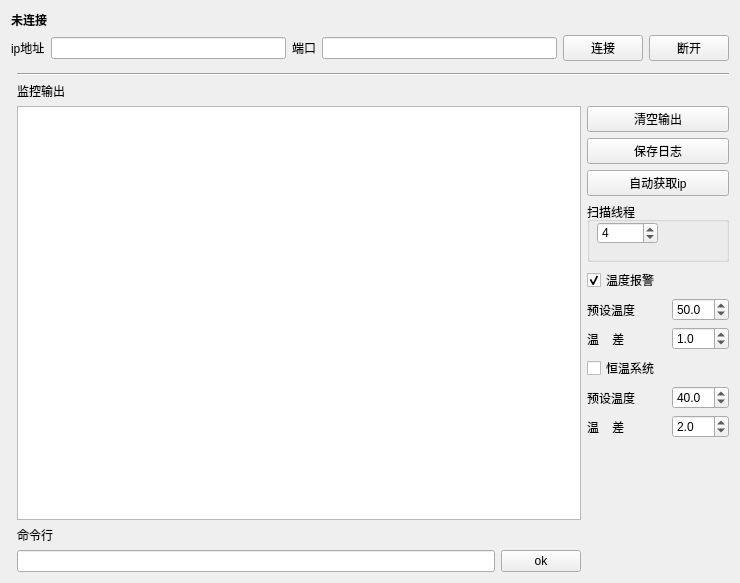
<?xml version="1.0" encoding="UTF-8"?>
<ui version="4.0">
 <class>Form</class>
 <widget class="QWidget" name="Form">
  <property name="geometry">
   <rect>
    <x>0</x>
    <y>0</y>
    <width>740</width>
    <height>583</height>
   </rect>
  </property>
  <property name="windowTitle">
   <string>Max90614</string>
  </property>
  <layout class="QGridLayout" name="gridLayout_2">
   <item row="0" column="0" colspan="2">
    <widget class="QLabel" name="status_label">
     <property name="sizePolicy">
      <sizepolicy hsizetype="Minimum" vsizetype="Fixed">
       <horstretch>0</horstretch>
       <verstretch>0</verstretch>
      </sizepolicy>
     </property>
     <property name="maximumSize">
      <size>
       <width>16777215</width>
       <height>25</height>
      </size>
     </property>
     <property name="font">
      <font>
       <weight>75</weight>
       <bold>true</bold>
      </font>
     </property>
     <property name="text">
      <string>未连接</string>
     </property>
     <property name="alignment">
      <set>Qt::AlignLeading|Qt::AlignLeft|Qt::AlignTop</set>
     </property>
    </widget>
   </item>
   <item row="1" column="0" colspan="4">
    <layout class="QHBoxLayout" name="horizontalLayout">
     <item>
      <widget class="QLabel" name="ip_label">
       <property name="sizePolicy">
        <sizepolicy hsizetype="Fixed" vsizetype="Fixed">
         <horstretch>0</horstretch>
         <verstretch>0</verstretch>
        </sizepolicy>
       </property>
       <property name="text">
        <string>ip地址</string>
       </property>
       <property name="alignment">
        <set>Qt::AlignLeading|Qt::AlignLeft|Qt::AlignTop</set>
       </property>
      </widget>
     </item>
     <item>
      <widget class="QLineEdit" name="ip_lineEdit">
       <property name="sizePolicy">
        <sizepolicy hsizetype="Expanding" vsizetype="Fixed">
         <horstretch>0</horstretch>
         <verstretch>0</verstretch>
        </sizepolicy>
       </property>
       <property name="alignment">
        <set>Qt::AlignLeading|Qt::AlignLeft|Qt::AlignTop</set>
       </property>
      </widget>
     </item>
     <item>
      <widget class="QLabel" name="port_label">
       <property name="sizePolicy">
        <sizepolicy hsizetype="Minimum" vsizetype="Fixed">
         <horstretch>0</horstretch>
         <verstretch>0</verstretch>
        </sizepolicy>
       </property>
       <property name="text">
        <string>端口</string>
       </property>
       <property name="alignment">
        <set>Qt::AlignLeading|Qt::AlignLeft|Qt::AlignTop</set>
       </property>
      </widget>
     </item>
     <item>
      <widget class="QLineEdit" name="port_lineEdit">
       <property name="alignment">
        <set>Qt::AlignLeading|Qt::AlignLeft|Qt::AlignTop</set>
       </property>
      </widget>
     </item>
     <item>
      <widget class="QPushButton" name="connect_pushButton">
       <property name="text">
        <string>连接</string>
       </property>
      </widget>
     </item>
     <item>
      <widget class="QPushButton" name="close_pushButton">
       <property name="text">
        <string>断开</string>
       </property>
      </widget>
     </item>
    </layout>
   </item>
   <item row="2" column="0" rowspan="2" colspan="2">
    <spacer name="verticalSpacer">
     <property name="orientation">
      <enum>Qt::Vertical</enum>
     </property>
     <property name="sizeType">
      <enum>QSizePolicy::Fixed</enum>
     </property>
     <property name="sizeHint" stdset="0">
      <size>
       <width>20</width>
       <height>5</height>
      </size>
     </property>
    </spacer>
   </item>
   <item row="3" column="1" colspan="3">
    <widget class="Line" name="line">
     <property name="sizePolicy">
      <sizepolicy hsizetype="Expanding" vsizetype="Fixed">
       <horstretch>0</horstretch>
       <verstretch>0</verstretch>
      </sizepolicy>
     </property>
     <property name="orientation">
      <enum>Qt::Horizontal</enum>
     </property>
    </widget>
   </item>
   <item row="4" column="1">
    <widget class="QLabel" name="output_label">
     <property name="text">
      <string>监控输出</string>
     </property>
    </widget>
   </item>
   <item row="5" column="1" rowspan="2" colspan="2">
    <widget class="QTextEdit" name="output_textEdit">
     <property name="readOnly">
      <bool>true</bool>
     </property>
    </widget>
   </item>
   <item row="5" column="3">
    <layout class="QVBoxLayout" name="verticalLayout">
     <item>
      <widget class="QPushButton" name="clear_pushButton">
       <property name="text">
        <string>清空输出</string>
       </property>
      </widget>
     </item>
     <item>
      <widget class="QPushButton" name="save_pushButton">
       <property name="text">
        <string>保存日志</string>
       </property>
      </widget>
     </item>
     <item>
      <widget class="QPushButton" name="auto_ip_pushButton">
       <property name="text">
        <string>自动获取ip</string>
       </property>
      </widget>
     </item>
     <item>
      <widget class="QGroupBox" name="groupBox">
       <property name="sizePolicy">
        <sizepolicy hsizetype="Preferred" vsizetype="Fixed">
         <horstretch>0</horstretch>
         <verstretch>0</verstretch>
        </sizepolicy>
       </property>
       <property name="minimumSize">
        <size>
         <width>0</width>
         <height>60</height>
        </size>
       </property>
       <property name="title">
        <string>扫描线程</string>
       </property>
       <widget class="QSpinBox" name="threading_spinBox">
        <property name="geometry">
         <rect>
          <x>10</x>
          <y>20</y>
          <width>61</width>
          <height>22</height>
         </rect>
        </property>
        <property name="value">
         <number>4</number>
        </property>
       </widget>
      </widget>
     </item>
    </layout>
   </item>
   <item row="6" column="3">
    <layout class="QGridLayout" name="gridLayout">
     <item row="6" column="0">
      <spacer name="verticalSpacer_2">
       <property name="orientation">
        <enum>Qt::Vertical</enum>
       </property>
       <property name="sizeHint" stdset="0">
        <size>
         <width>20</width>
         <height>40</height>
        </size>
       </property>
      </spacer>
     </item>
     <item row="1" column="2">
      <widget class="QDoubleSpinBox" name="warn_pre_doubleSpinBox">
       <property name="decimals">
        <number>1</number>
       </property>
       <property name="minimum">
        <double>-20.000000000000000</double>
       </property>
       <property name="maximum">
        <double>200.000000000000000</double>
       </property>
       <property name="singleStep">
        <double>1.000000000000000</double>
       </property>
       <property name="value">
        <double>50.000000000000000</double>
       </property>
      </widget>
     </item>
     <item row="2" column="0" colspan="2">
      <widget class="QLabel" name="label_3">
       <property name="text">
        <string>温    差</string>
       </property>
      </widget>
     </item>
     <item row="4" column="2">
      <widget class="QDoubleSpinBox" name="warm_pre_doubleSpinBox">
       <property name="decimals">
        <number>1</number>
       </property>
       <property name="minimum">
        <double>-20.000000000000000</double>
       </property>
       <property name="maximum">
        <double>200.000000000000000</double>
       </property>
       <property name="value">
        <double>40.000000000000000</double>
       </property>
      </widget>
     </item>
     <item row="5" column="2">
      <widget class="QDoubleSpinBox" name="warm_dis_doubleSpinBox">
       <property name="decimals">
        <number>1</number>
       </property>
       <property name="maximum">
        <double>100.000000000000000</double>
       </property>
       <property name="value">
        <double>2.000000000000000</double>
       </property>
      </widget>
     </item>
     <item row="1" column="0" colspan="2">
      <widget class="QLabel" name="label_2">
       <property name="text">
        <string>预设温度</string>
       </property>
      </widget>
     </item>
     <item row="2" column="2">
      <widget class="QDoubleSpinBox" name="warn_dis_doubleSpinBox">
       <property name="decimals">
        <number>1</number>
       </property>
       <property name="minimum">
        <double>-20.000000000000000</double>
       </property>
       <property name="maximum">
        <double>200.000000000000000</double>
       </property>
       <property name="value">
        <double>1.000000000000000</double>
       </property>
      </widget>
     </item>
     <item row="5" column="0" colspan="2">
      <widget class="QLabel" name="label_4">
       <property name="text">
        <string>温    差</string>
       </property>
      </widget>
     </item>
     <item row="4" column="0" colspan="2">
      <widget class="QLabel" name="label_5">
       <property name="text">
        <string>预设温度</string>
       </property>
      </widget>
     </item>
     <item row="0" column="2">
      <widget class="QLabel" name="warn_status_label">
       <property name="text">
        <string/>
       </property>
      </widget>
     </item>
     <item row="3" column="2">
      <widget class="QLabel" name="warm_status_label">
       <property name="text">
        <string/>
       </property>
      </widget>
     </item>
     <item row="0" column="0">
      <widget class="QCheckBox" name="warn_checkBox">
       <property name="text">
        <string>温度报警</string>
       </property>
       <property name="checked">
        <bool>true</bool>
       </property>
      </widget>
     </item>
     <item row="3" column="0">
      <widget class="QCheckBox" name="warm_checkBox">
       <property name="text">
        <string>恒温系统</string>
       </property>
      </widget>
     </item>
    </layout>
   </item>
   <item row="7" column="1">
    <widget class="QLabel" name="label">
     <property name="text">
      <string>命令行</string>
     </property>
    </widget>
   </item>
   <item row="8" column="1">
    <widget class="QLineEdit" name="cmd_lineEdit"/>
   </item>
   <item row="8" column="2">
    <widget class="QPushButton" name="send_pushButton">
     <property name="text">
      <string>ok</string>
     </property>
     <property name="checkable">
      <bool>false</bool>
     </property>
     <property name="default">
      <bool>false</bool>
     </property>
    </widget>
   </item>
  </layout>
 </widget>
 <resources/>
 <connections>
  <connection>
   <sender>cmd_lineEdit</sender>
   <signal>returnPressed()</signal>
   <receiver>send_pushButton</receiver>
   <slot>click()</slot>
   <hints>
    <hint type="sourcelabel">
     <x>140</x>
     <y>358</y>
    </hint>
    <hint type="destinationlabel">
     <x>317</x>
     <y>360</y>
    </hint>
   </hints>
  </connection>
 </connections>
</ui>
